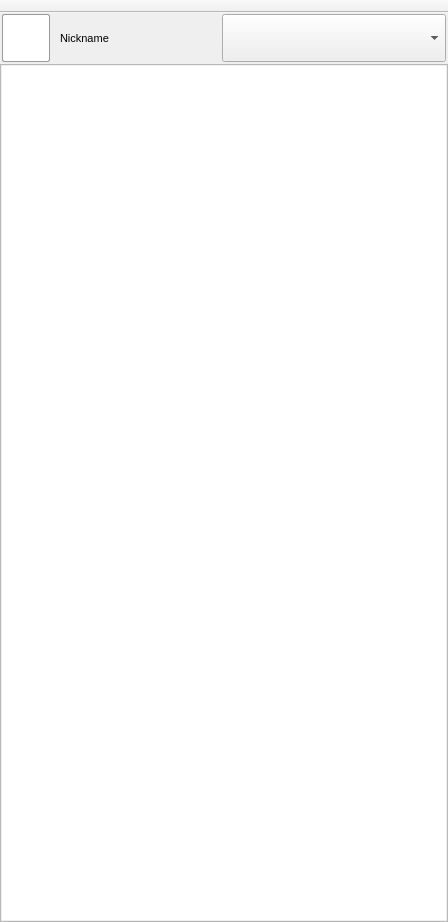
<?xml version="1.0" encoding="UTF-8"?>

<ui version="4.0">

 <class>form_MainWindow</class>

 <widget class="QMainWindow" name="form_MainWindow">

  <property name="geometry">

   <rect>

    <x>0</x>

    <y>0</y>

<width>448</width>
<height>922</height>
   </rect>

  </property>

  <property name="minimumSize">

   <size>

<width>448</width>
<height>0</height>
   </size>

  </property>

  <property name="maximumSize">

   <size>

<width>448</width>
<height>33554430</height>
   </size>

  </property>

  <property name="windowTitle">

   <string>I2PChat</string>

  </property>

  <property name="windowIcon">

   <iconset resource="resourcen.qrc">

    <normaloff>:/icons/avatar.svg</normaloff>:/icons/avatar.svg</iconset>

  </property>

  <property name="locale">

   <locale language="English" country="UnitedStates"/>

  </property>

  <widget class="QWidget" name="centralwidget">

   <layout class="QGridLayout" name="gridLayout_2">

    <property name="leftMargin">

     <number>0</number>

    </property>

    <property name="topMargin">

     <number>0</number>

    </property>

    <property name="rightMargin">

     <number>0</number>

    </property>

    <property name="bottomMargin">

     <number>0</number>

    </property>

    <property name="horizontalSpacing">

     <number>6</number>

    </property>

    <property name="verticalSpacing">

     <number>0</number>

    </property>

    <item row="2" column="0">

     <widget class="QListWidget" name="listWidget">

      <property name="minimumSize">

       <size>

<width>448</width>
<height>0</height>
       </size>

      </property>

      <property name="maximumSize">

       <size>

<width>448</width>
<height>33554430</height>
       </size>

      </property>

      <property name="font">

       <font>

        <pointsize>9</pointsize>

       </font>

      </property>

      <property name="cursor" stdset="0">

       <cursorShape>PointingHandCursor</cursorShape>

      </property>

      <property name="mouseTracking">

       <bool>false</bool>

      </property>

      <property name="contextMenuPolicy">

       <enum>Qt::CustomContextMenu</enum>

      </property>

      <property name="autoFillBackground">

       <bool>false</bool>

      </property>

      <property name="styleSheet">

       <string notr="true">QListView::item:hover {color: #000; background: rgba(200,200,200,.4)}

QListView{padding:1px;}</string>

      </property>

      <property name="frameShape">

       <enum>QFrame::StyledPanel</enum>

      </property>

      <property name="frameShadow">

       <enum>QFrame::Plain</enum>

      </property>

      <property name="sizeAdjustPolicy">

       <enum>QAbstractScrollArea::AdjustToContents</enum>

      </property>

      <property name="autoScrollMargin">

       <number>0</number>

      </property>

      <property name="editTriggers">

       <set>QAbstractItemView::AllEditTriggers</set>

      </property>

      <property name="dragEnabled">

       <bool>false</bool>

      </property>

      <property name="dragDropMode">

       <enum>QAbstractItemView::NoDragDrop</enum>

      </property>

      <property name="alternatingRowColors">

       <bool>false</bool>

      </property>

      <property name="selectionBehavior">

       <enum>QAbstractItemView::SelectRows</enum>

      </property>

      <property name="iconSize">

       <size>

<width>20</width>
<height>20</height>
       </size>

      </property>

      <property name="movement">

       <enum>QListView::Static</enum>

      </property>

      <property name="gridSize">

       <size>

<width>0</width>
<height>36</height>
       </size>

      </property>

      <property name="sortingEnabled">

       <bool>false</bool>

      </property>

     </widget>

    </item>

    <item row="1" column="0" alignment="Qt::AlignVCenter">

     <widget class="QFrame" name="frame">

      <property name="sizePolicy">

       <sizepolicy hsizetype="Maximum" vsizetype="Preferred">

        <horstretch>0</horstretch>

        <verstretch>0</verstretch>

       </sizepolicy>

      </property>

      <property name="minimumSize">

       <size>

<width>448</width>
<height>62</height>
       </size>

      </property>

      <property name="maximumSize">

       <size>

<width>448</width>
<height>62</height>
       </size>

      </property>

      <property name="sizeIncrement">

       <size>

<width>0</width>
<height>0</height>
       </size>

      </property>

      <property name="font">

       <font>

        <pointsize>9</pointsize>

       </font>

      </property>

      <property name="styleSheet">

       <string notr="true"/>

      </property>

      <property name="frameShape">

       <enum>QFrame::NoFrame</enum>

      </property>

      <property name="frameShadow">

       <enum>QFrame::Raised</enum>

      </property>

      <layout class="QGridLayout" name="gridLayout">

       <property name="sizeConstraint">

        <enum>QLayout::SetMinAndMaxSize</enum>

       </property>

       <property name="leftMargin">

        <number>2</number>

       </property>

       <property name="topMargin">

        <number>1</number>

       </property>

       <property name="rightMargin">

        <number>2</number>

       </property>

       <property name="bottomMargin">

        <number>2</number>

       </property>

       <property name="horizontalSpacing">

        <number>2</number>

       </property>

       <property name="verticalSpacing">

        <number>4</number>

       </property>

       <item row="0" column="0" alignment="Qt::AlignLeft|Qt::AlignVCenter">

        <widget class="QLabel" name="avatarlabel">

         <property name="minimumSize">

          <size>

<width>48</width>
<height>48</height>
          </size>

         </property>

         <property name="maximumSize">

          <size>

<width>48</width>
<height>48</height>
          </size>

         </property>

         <property name="styleSheet">

          <string notr="true">QLabel{

border: 1px solid #999;

border-radius: 2px;

background: #fff;

}</string>

         </property>

         <property name="lineWidth">

          <number>1</number>

         </property>

         <property name="text">

          <string/>

         </property>

         <property name="pixmap">

          <pixmap resource="resourcen.qrc">:/icons/avatar.svg</pixmap>

         </property>

         <property name="scaledContents">

          <bool>true</bool>

         </property>

         <property name="alignment">

          <set>Qt::AlignLeading|Qt::AlignLeft|Qt::AlignVCenter</set>

         </property>

        </widget>

       </item>

       <item row="0" column="3" alignment="Qt::AlignLeft|Qt::AlignVCenter">

        <widget class="QComboBox" name="comboBox">

         <property name="sizePolicy">

          <sizepolicy hsizetype="Fixed" vsizetype="Fixed">

           <horstretch>0</horstretch>

           <verstretch>0</verstretch>

          </sizepolicy>

         </property>

         <property name="minimumSize">

          <size>

<width>224</width>
<height>48</height>
          </size>

         </property>

         <property name="maximumSize">

          <size>

<width>224</width>
<height>48</height>
          </size>

         </property>

         <property name="font">

          <font>

           <pointsize>8</pointsize>

          </font>

         </property>

         <property name="styleSheet">

          <string notr="true">QListView::item:hover {color: #000; background: rgba(200,200,200,.4)}</string>

         </property>

         <property name="insertPolicy">

          <enum>QComboBox::NoInsert</enum>

         </property>

         <property name="iconSize">

          <size>

<width>24</width>
<height>24</height>
          </size>

         </property>

        </widget>

       </item>

       <item row="0" column="1" colspan="2" alignment="Qt::AlignVCenter">

        <widget class="QLabel" name="nicknamelabel">

         <property name="sizePolicy">

          <sizepolicy hsizetype="Preferred" vsizetype="Preferred">

           <horstretch>0</horstretch>

           <verstretch>0</verstretch>

          </sizepolicy>

         </property>

         <property name="minimumSize">

          <size>

<width>160</width>
<height>48</height>
          </size>

         </property>

         <property name="maximumSize">

          <size>

<width>160</width>
<height>48</height>
          </size>

         </property>

         <property name="font">

          <font>

           <pointsize>8</pointsize>

          </font>

         </property>

         <property name="text">

          <string>Nickname</string>

         </property>

         <property name="textFormat">

          <enum>Qt::AutoText</enum>

         </property>

         <property name="scaledContents">

          <bool>false</bool>

         </property>

         <property name="alignment">

          <set>Qt::AlignLeading|Qt::AlignLeft|Qt::AlignVCenter</set>

         </property>

         <property name="margin">

          <number>0</number>

         </property>

         <property name="textElideMode" stdset="0">

          <string>ElideRight</string>

         </property>

        </widget>

       </item>

      </layout>

     </widget>

    </item>

   </layout>

  </widget>

  <widget class="QToolBar" name="toolBar">

   <property name="enabled">

    <bool>true</bool>

   </property>

   <property name="sizePolicy">

    <sizepolicy hsizetype="Preferred" vsizetype="Maximum">

     <horstretch>0</horstretch>

     <verstretch>0</verstretch>

    </sizepolicy>

   </property>

   <property name="minimumSize">

    <size>

<width>0</width>
<height>0</height>
    </size>

   </property>

   <property name="maximumSize">

    <size>

<width>448</width>
<height>33270</height>
    </size>

   </property>

   <property name="sizeIncrement">

    <size>

<width>0</width>
<height>2</height>
    </size>

   </property>

   <property name="font">

    <font>

     <pointsize>9</pointsize>

    </font>

   </property>

   <property name="cursor">

    <cursorShape>PointingHandCursor</cursorShape>

   </property>

   <property name="contextMenuPolicy">

    <enum>Qt::NoContextMenu</enum>

   </property>

   <property name="styleSheet">

    <string notr="true">QToolBar {padding-left: 2px;}</string>

   </property>

   <property name="movable">

    <bool>false</bool>

   </property>

   <property name="allowedAreas">

    <set>Qt::TopToolBarArea</set>

   </property>

   <property name="orientation">

    <enum>Qt::Horizontal</enum>

   </property>

   <property name="iconSize">

    <size>

<width>36</width>
<height>36</height>
    </size>

   </property>

   <property name="floatable">

    <bool>false</bool>

   </property>

   <attribute name="toolBarArea">

    <enum>TopToolBarArea</enum>

   </attribute>

   <attribute name="toolBarBreak">

    <bool>false</bool>

   </attribute>

  </widget>

 </widget>

 <resources>

  <include location="resourcen.qrc"/>

 </resources>

 <connections/>

 <designerdata>

  <property name="gridDeltaX">

   <number>4</number>

  </property>

  <property name="gridDeltaY">

   <number>2</number>

  </property>

  <property name="gridSnapX">

   <bool>true</bool>

  </property>

  <property name="gridSnapY">

   <bool>true</bool>

  </property>

  <property name="gridVisible">

   <bool>true</bool>

  </property>

 </designerdata>

</ui>
